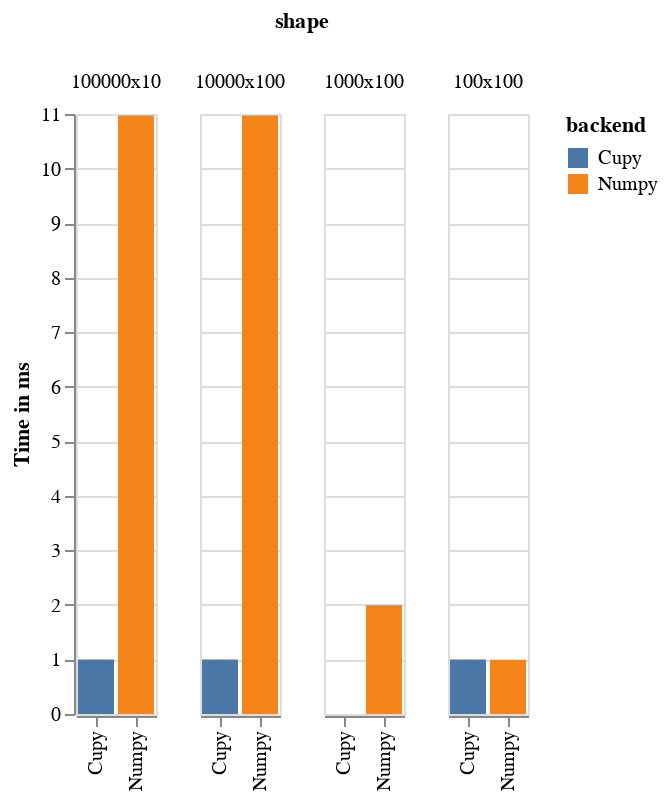

The notebook cell this image was saved under:
### Markdown cell above
### zeros

### Code cell
op_name = 'zeros'
cnts = PerfCounters()
for backend_name, B in BACKENDS.items():
    for shape_name, shape in SHAPE2D.items():
        cnt_name = "%s_%s_%s" % (backend_name, op_name, shape_name)
        cnts.start(cnt_name)
        for _ in range(NUM_REPS):
            B.zeros(shape)
        cnts.stop(cnt_name)

        
overall_cnts.merge(cnts)
display_results(cnts)

### Figure 1 — Vega-Lite specification as saved in the notebook (floating-point values rounded to 4 significant figures)
{"config": {"view": {"continuousWidth": 400, "continuousHeight": 300}}, "data": {"name": "data-ab2e51a8b13e579b118afb35a0c66365"}, "mark": "bar", "encoding": {"color": {"type": "nominal", "field": "backend"}, "column": {"type": "nominal", "field": "shape"}, "x": {"type": "nominal", "field": "backend", "title": ""}, "y": {"type": "quantitative", "aggregate": "sum", "field": "time", "title": "Time in ms"}}, "$schema": "https://vega.github.io/schema/vega-lite/v4.0.2.json", "datasets": {"data-ab2e51a8b13e579b118afb35a0c66365": [{"shape": "10000x100", "backend": "Numpy", "time": 10.97}, {"shape": "100000x10", "backend": "Numpy", "time": 10.97}, {"shape": "1000x100", "backend": "Numpy", "time": 1.994}, {"shape": "100000x10", "backend": "Cupy", "time": 0.9978}, {"shape": "100x100", "backend": "Cupy", "time": 0.9973}, {"shape": "10000x100", "backend": "Cupy", "time": 0.9973}, {"shape": "100x100", "backend": "Numpy", "time": 0.9968}, {"shape": "1000x100", "backend": "Cupy", "time": 0.0}]}}
